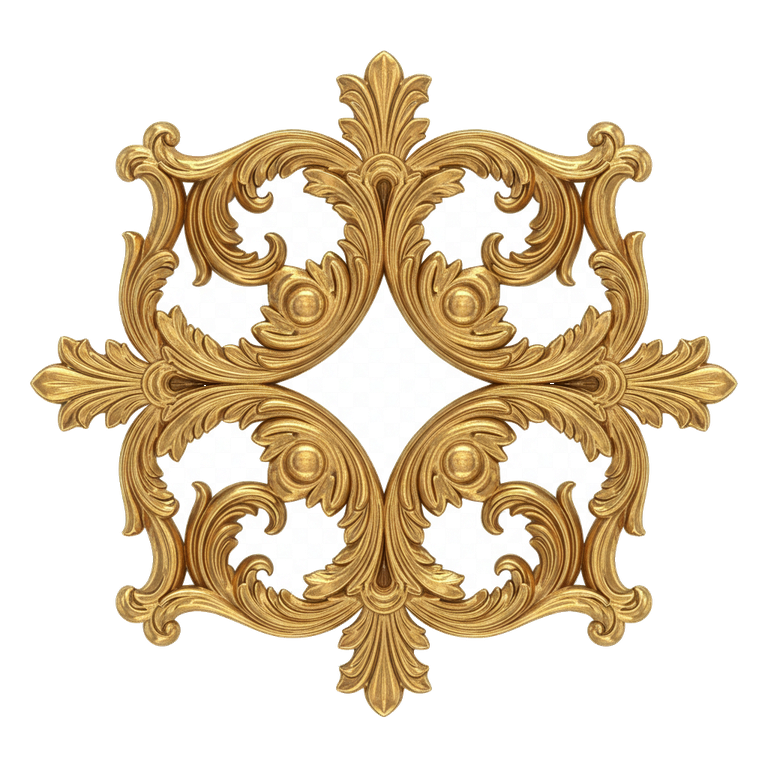
#> input picture wedding-simple/assets/fan-blade-ornaments/filigree.png, 768 x 768 px; its folder holds only this picture in this run
$ python matte-fan-blade-ornaments.py
#> lines starting #> are read from the running program, lines starting #| are printed output that depends on the picture; after the words box and inside, x2 and y2 are one past the last pixel; in counts of white or black regions, pixels touching at a corner belong together
#!/usr/bin/env python3
"""Remove solid studio background from fan-blade ornament PNGs (true alpha cutout)."""
from __future__ import annotations

import json
import sys
from pathlib import Path

from PIL import Image
import numpy as np

ROOT = Path(__file__).resolve().parents[1]
DIRS = [
    ROOT / "apps/web/public/assets/fan-blade-ornaments",
    ROOT / "wedding-simple/assets/fan-blade-ornaments",
]

TOLERANCE = float(sys.argv[1]) if len(sys.argv) > 1 else 34.0
SHADOW_SAT_MAX = 26
MAX_SIDE = 768


def matte_rgba(arr: np.ndarray, tolerance: float) -> np.ndarray:
    rgb = arr[:, :, :3].astype(np.float32)
    h, w = rgb.shape[:2]
    corners = np.array(
        [rgb[0, 0], rgb[0, w - 1], rgb[h - 1, 0], rgb[h - 1, w - 1]], dtype=np.float32
    )
    bg = np.median(corners, axis=0)
    dist = np.linalg.norm(rgb - bg, axis=2)
    sat = rgb.max(axis=2) - rgb.min(axis=2)

    bg_like = (dist < tolerance) | ((dist < tolerance + 18.0) & (sat < SHADOW_SAT_MAX))
    # Studio drop shadows (gray, low saturation) — keep petals/leaves/gold.
    shadow = (sat < 34) & (dist < 58.0) & (~bg_like)
    alpha = arr[:, :, 3].astype(np.float32)
    alpha[bg_like | shadow] = 0.0

    feather = np.clip((dist - tolerance * 0.35) / max(tolerance * 0.85, 0.001), 0.0, 1.0)
    edge = (~bg_like) & (dist < tolerance + 14.0)
    alpha[edge] = np.minimum(alpha[edge], feather[edge] * 255.0)

    out = arr.copy()
    out[:, :, 3] = np.clip(alpha, 0, 255).astype(np.uint8)
    return out


# [59 lines left out: function trim_rose_head_only, not called in this run]


def process_file(path: Path, tolerance: float) -> dict:
    im = Image.open(path).convert("RGBA")
    if max(im.size) > MAX_SIDE:
        im.thumbnail((MAX_SIDE, MAX_SIDE), Image.Resampling.LANCZOS)
    arr = np.array(im)
    before_opaque = int((arr[:, :, 3] > 250).sum())
    out = matte_rgba(arr, tolerance)
    if path.stem == "rose":
        out = trim_rose_head_only(out)
    transparent = int((out[:, :, 3] < 10).sum())
    opaque = int((out[:, :, 3] > 245).sum())
    Image.fromarray(out).save(path, format="PNG", optimize=True)
    return {
        "file": path.name,
        "size": list(im.size),
        "before_opaque_px": before_opaque,
        "transparent_px": transparent,
        "subject_opaque_px": opaque,
    }


def main() -> int:
    reports = []
    for directory in DIRS:
        if not directory.is_dir():
            continue
        for path in sorted(directory.glob("*.png")):
            reports.append({"path": str(path), **process_file(path, TOLERANCE)})
#> in process_file, im is the input picture: PIL image 768x768 RGBA; mean R, G, B, A 84.4, 69.5, 46.8, 99
#> in process_file, `before_opaque = int((arr[:, :, 3] > 250).sum())`: before_opaque = 205406
#> in matte_rgba, `rgb = arr[:, :, :3].astype(np.float32)`:
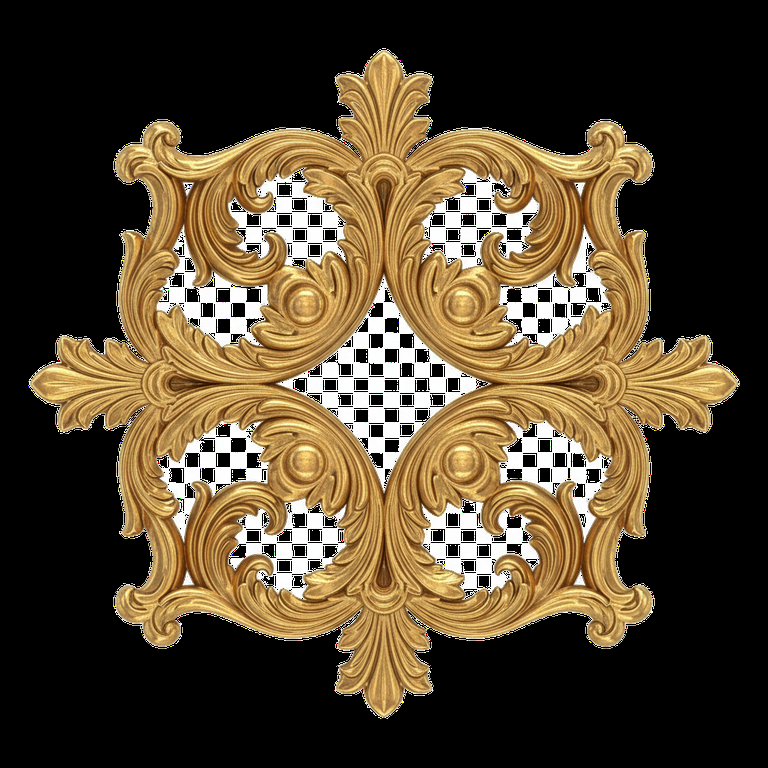
#> rgb: shape (768, 768, 3) float32; mean R, G, B 84.4, 69.5, 46.8
#> in matte_rgba, `corners = np.array( [rgb[0, 0], rgb[0, w - 1], rgb[h - 1, 0], rgb[h - ..`: corners = [[0, 0, 0], [0, 0, 0], [0, 0, 0], [0, 0, 0]]
#> in matte_rgba, `bg = np.median(corners, axis=0)`: bg = [0, 0, 0]
#> in matte_rgba, `dist = np.linalg.norm(rgb - bg, axis=2)`:
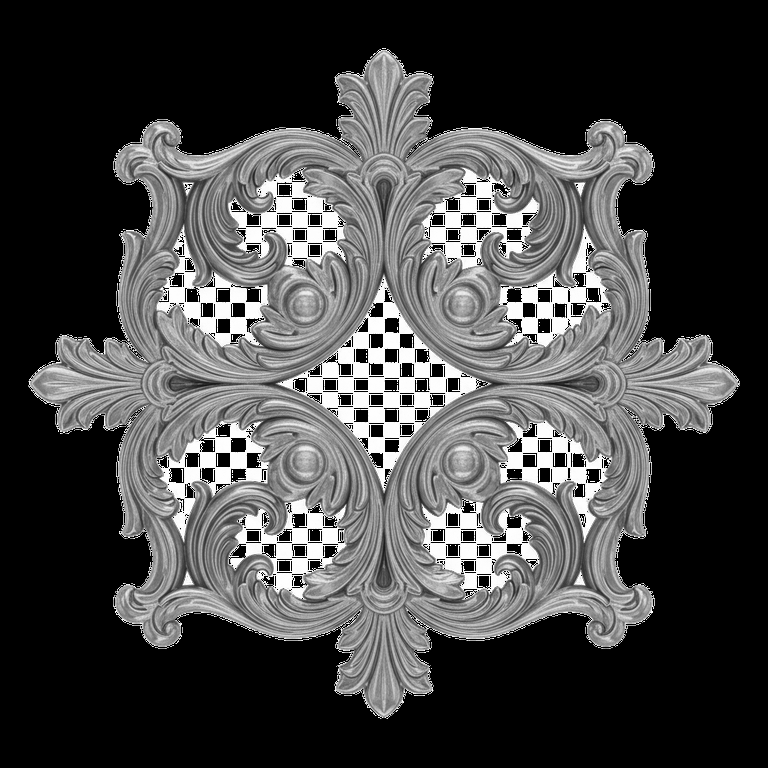
#> dist: shape (768, 768) float32; min 0, max 441.7, mean 120.4; drawn with min black and max white
#> in matte_rgba, `sat = rgb.max(axis=2) - rgb.min(axis=2)`:
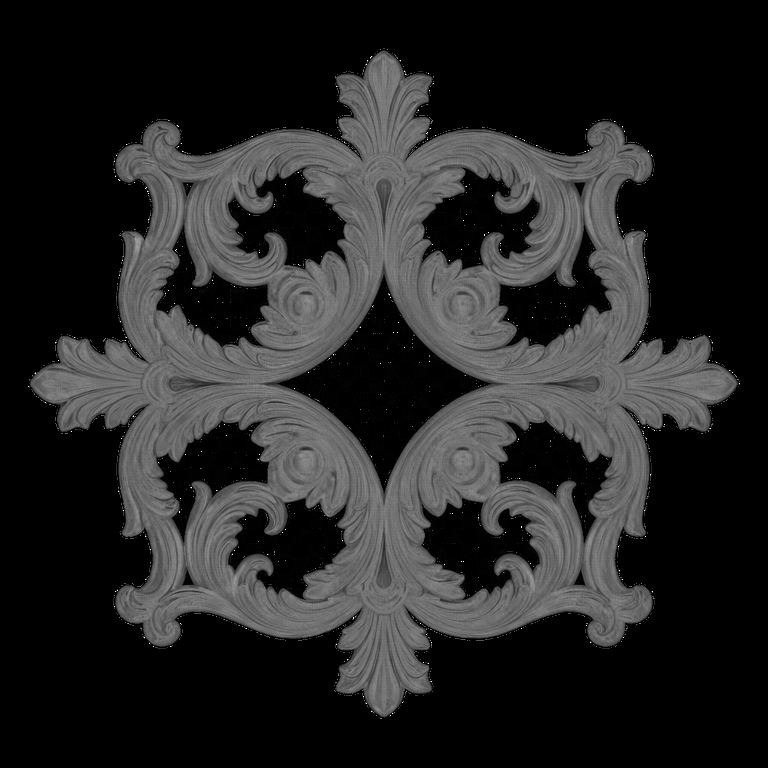
#> sat: shape (768, 768) float32; min 0, max 255, mean 37.8
#> in matte_rgba, `bg_like = (dist < tolerance) | ((dist < tolerance + 18.0) & (sat < SHA..`:
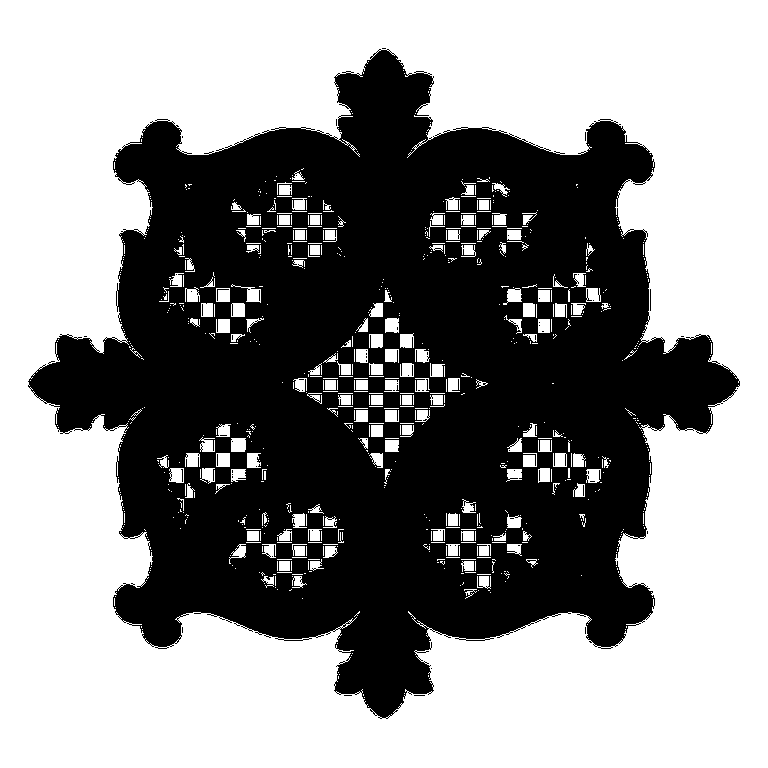
#> bg_like: shape (768, 768) bool; 55.8% white; 71 black regions (68 under 20 px), largest, box (x1, y1, x2, y2) and area: (28, 49, 740, 719) 260159, (217, 289, 229, 301) 23, (650, 289, 651, 311) 22
#> in matte_rgba, `shadow = (sat < 34) & (dist < 58.0) & (~bg_like)`:
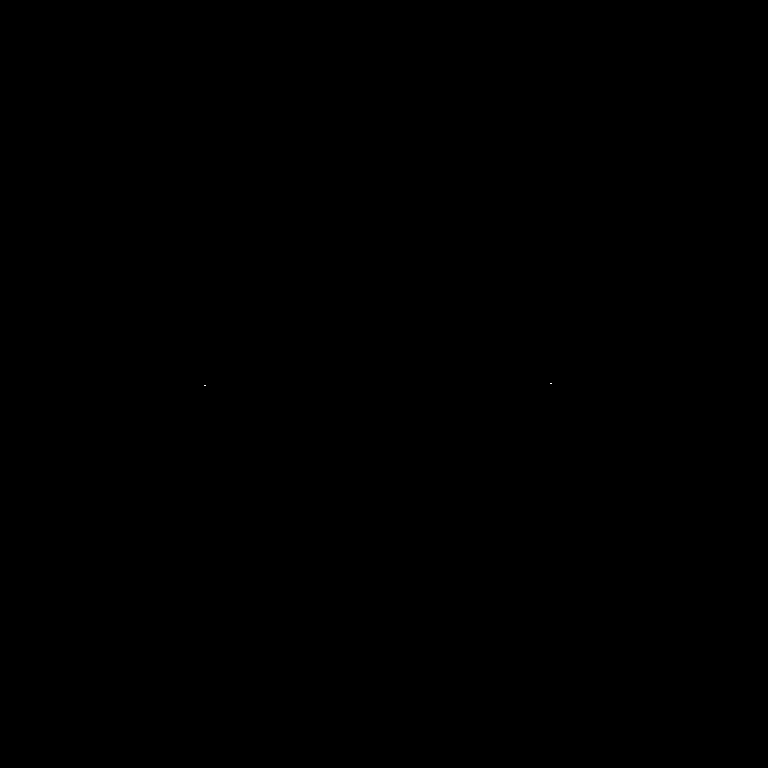
#> shadow: shape (768, 768) bool; 0% white in thin lines or dots, all inside (x1, y1, x2, y2) = (204, 383, 552, 386)
#> in matte_rgba, `alpha = arr[:, :, 3].astype(np.float32)`:
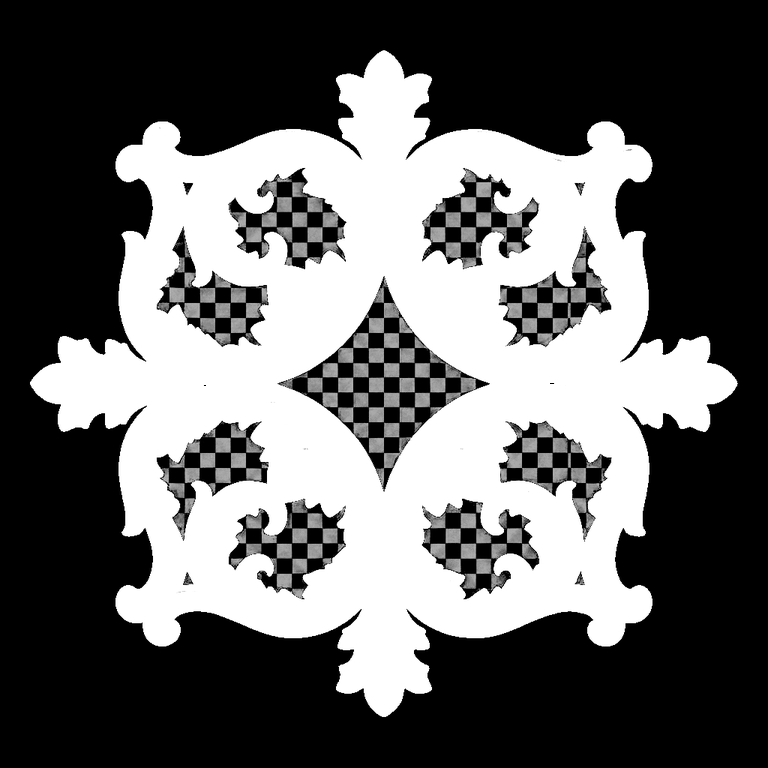
#> alpha: shape (768, 768) float32; min 0, max 255, mean 99
#> in matte_rgba, `feather = np.clip((dist - tolerance * 0.35) / max(tolerance * 0.85, 0...`:
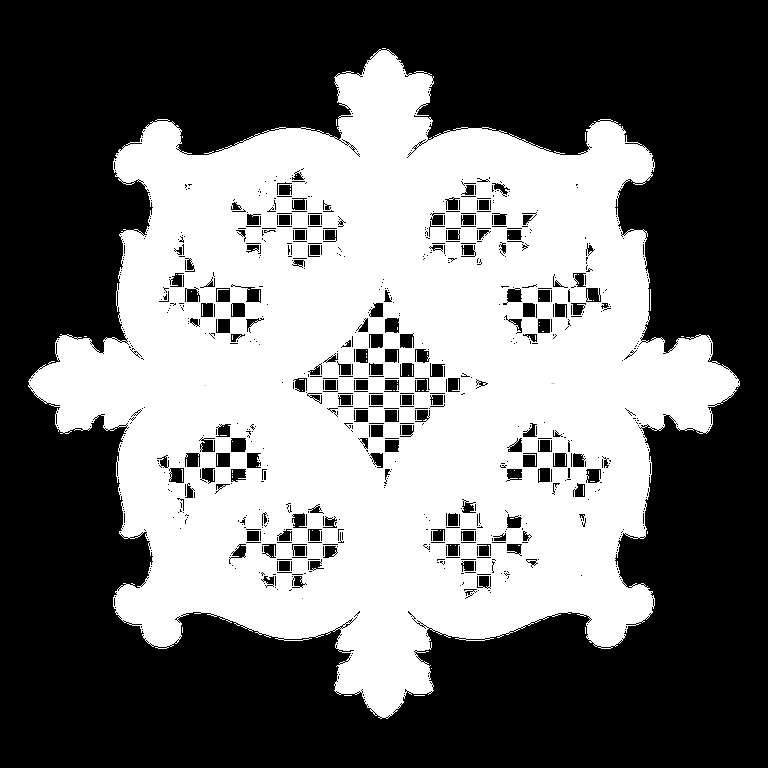
#> feather: shape (768, 768) float32; min 0, max 1, mean 0.442
#> in matte_rgba, `edge = (~bg_like) & (dist < tolerance + 14.0)`: edge: shape (768, 768) bool; 0.01% white in thin lines or dots, all inside (x1, y1, x2, y2) = (200, 382, 568, 550)
#> in process_file, `transparent = int((out[:, :, 3] < 10).sum())`: transparent = 340015
#> in process_file, `opaque = int((out[:, :, 3] > 245).sum())`: opaque = 207669

    if not reports:
        print("No PNG files found.", file=sys.stderr)
        return 1

    print(json.dumps({"tolerance": TOLERANCE, "files": reports}, indent=2))
#> (printed output is left out)
    return 0


if __name__ == "__main__":
    raise SystemExit(main())
#> (the program exits here)
